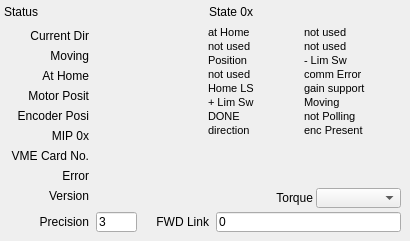
   <widget class="QWidget" name="page_4">
    <widget class="QLabel" name="label_6">
     <property name="geometry">
      <rect>
       <x>4</x>
       <y>4</y>
       <width>57</width>
       <height>15</height>
      </rect>
     </property>
     <property name="text">
      <string>Status</string>
     </property>
    </widget>
    <widget class="QELabel" name="qelabel_10">
     <property name="geometry">
      <rect>
       <x>120</x>
       <y>2</y>
       <width>117</width>
       <height>20</height>
      </rect>
     </property>
     <property name="variable" stdset="0">
      <string>$(P):$(M).STAT</string>
     </property>
     <property name="variableSubstitutions" stdset="0">
      <string>P=PICO,M=m1</string>
     </property>
     <property name="addUnits">
      <bool>false</bool>
     </property>
    </widget>
    <widget class="QLabel" name="label_46">
     <property name="geometry">
      <rect>
       <x>196</x>
       <y>4</y>
       <width>57</width>
       <height>16</height>
      </rect>
     </property>
     <property name="text">
      <string>State 0x</string>
     </property>
     <property name="alignment">
      <set>Qt::AlignRight|Qt::AlignTrailing|Qt::AlignVCenter</set>
     </property>
    </widget>
    <widget class="QELabel" name="qelabel_11">
     <property name="geometry">
      <rect>
       <x>256</x>
       <y>4</y>
       <width>33</width>
       <height>16</height>
      </rect>
     </property>
     <property name="variable" stdset="0">
      <string>$(P):$(M).MSTA</string>
     </property>
     <property name="variableSubstitutions" stdset="0">
      <string>P=PICO,M=m1</string>
     </property>
     <property name="addUnits">
      <bool>false</bool>
     </property>
     <property name="format" stdset="0">
      <enum>QELabel::UnsignedInteger</enum>
     </property>
     <property name="radix">
      <UInt>16</UInt>
     </property>
    </widget>
    <widget class="QLabel" name="label_47">
     <property name="geometry">
      <rect>
       <x>4</x>
       <y>28</y>
       <width>85</width>
       <height>16</height>
      </rect>
     </property>
     <property name="text">
      <string>Current Dir</string>
     </property>
     <property name="alignment">
      <set>Qt::AlignRight|Qt::AlignTrailing|Qt::AlignVCenter</set>
     </property>
    </widget>
    <widget class="QELabel" name="qelabel_12">
     <property name="geometry">
      <rect>
       <x>92</x>
       <y>28</y>
       <width>58</width>
       <height>16</height>
      </rect>
     </property>
     <property name="variable" stdset="0">
      <string>$(P):$(M).TDIR</string>
     </property>
     <property name="variableSubstitutions" stdset="0">
      <string>P=PICO,M=m1</string>
     </property>
     <property name="addUnits">
      <bool>false</bool>
     </property>
     <property name="format" stdset="0">
      <enum>QELabel::Default</enum>
     </property>
     <property name="radix">
      <UInt>10</UInt>
     </property>
    </widget>
    <widget class="QLabel" name="label_48">
     <property name="geometry">
      <rect>
       <x>4</x>
       <y>48</y>
       <width>85</width>
       <height>16</height>
      </rect>
     </property>
     <property name="text">
      <string>Moving</string>
     </property>
     <property name="alignment">
      <set>Qt::AlignRight|Qt::AlignTrailing|Qt::AlignVCenter</set>
     </property>
    </widget>
    <widget class="QELabel" name="qelabel_13">
     <property name="geometry">
      <rect>
       <x>92</x>
       <y>48</y>
       <width>58</width>
       <height>16</height>
      </rect>
     </property>
     <property name="variable" stdset="0">
      <string>$(P):$(M).MOVN</string>
     </property>
     <property name="variableSubstitutions" stdset="0">
      <string>P=PICO,M=m1</string>
     </property>
     <property name="addUnits">
      <bool>false</bool>
     </property>
     <property name="format" stdset="0">
      <enum>QELabel::Default</enum>
     </property>
     <property name="radix">
      <UInt>10</UInt>
     </property>
    </widget>
    <widget class="QLabel" name="label_49">
     <property name="geometry">
      <rect>
       <x>4</x>
       <y>68</y>
       <width>85</width>
       <height>16</height>
      </rect>
     </property>
     <property name="text">
      <string>At Home</string>
     </property>
     <property name="alignment">
      <set>Qt::AlignRight|Qt::AlignTrailing|Qt::AlignVCenter</set>
     </property>
    </widget>
    <widget class="QELabel" name="qelabel_14">
     <property name="geometry">
      <rect>
       <x>92</x>
       <y>68</y>
       <width>58</width>
       <height>16</height>
      </rect>
     </property>
     <property name="variable" stdset="0">
      <string>$(P):$(M).ATHM</string>
     </property>
     <property name="variableSubstitutions" stdset="0">
      <string>P=PICO,M=m1</string>
     </property>
     <property name="addUnits">
      <bool>false</bool>
     </property>
     <property name="format" stdset="0">
      <enum>QELabel::Default</enum>
     </property>
     <property name="radix">
      <UInt>10</UInt>
     </property>
    </widget>
    <widget class="QLabel" name="label_50">
     <property name="geometry">
      <rect>
       <x>4</x>
       <y>88</y>
       <width>85</width>
       <height>16</height>
      </rect>
     </property>
     <property name="text">
      <string>Motor Posit</string>
     </property>
     <property name="alignment">
      <set>Qt::AlignRight|Qt::AlignTrailing|Qt::AlignVCenter</set>
     </property>
    </widget>
    <widget class="QELabel" name="qelabel_15">
     <property name="geometry">
      <rect>
       <x>92</x>
       <y>88</y>
       <width>61</width>
       <height>16</height>
      </rect>
     </property>
     <property name="variable" stdset="0">
      <string>$(P):$(M).RMP</string>
     </property>
     <property name="variableSubstitutions" stdset="0">
      <string>P=PICO,M=m1</string>
     </property>
     <property name="addUnits">
      <bool>false</bool>
     </property>
     <property name="format" stdset="0">
      <enum>QELabel::Default</enum>
     </property>
     <property name="radix">
      <UInt>10</UInt>
     </property>
    </widget>
    <widget class="QLabel" name="label_51">
     <property name="geometry">
      <rect>
       <x>4</x>
       <y>108</y>
       <width>85</width>
       <height>16</height>
      </rect>
     </property>
     <property name="text">
      <string>Encoder Posi</string>
     </property>
     <property name="alignment">
      <set>Qt::AlignRight|Qt::AlignTrailing|Qt::AlignVCenter</set>
     </property>
    </widget>
    <widget class="QELabel" name="qelabel_16">
     <property name="geometry">
      <rect>
       <x>92</x>
       <y>108</y>
       <width>58</width>
       <height>16</height>
      </rect>
     </property>
     <property name="variable" stdset="0">
      <string>$(P):$(M).REP</string>
     </property>
     <property name="variableSubstitutions" stdset="0">
      <string>P=PICO,M=m1</string>
     </property>
     <property name="addUnits">
      <bool>false</bool>
     </property>
     <property name="format" stdset="0">
      <enum>QELabel::Default</enum>
     </property>
     <property name="radix">
      <UInt>10</UInt>
     </property>
    </widget>
    <widget class="QLabel" name="label_52">
     <property name="geometry">
      <rect>
       <x>4</x>
       <y>128</y>
       <width>85</width>
       <height>16</height>
      </rect>
     </property>
     <property name="text">
      <string>MIP 0x</string>
     </property>
     <property name="alignment">
      <set>Qt::AlignRight|Qt::AlignTrailing|Qt::AlignVCenter</set>
     </property>
    </widget>
    <widget class="QELabel" name="qelabel_17">
     <property name="geometry">
      <rect>
       <x>92</x>
       <y>128</y>
       <width>58</width>
       <height>16</height>
      </rect>
     </property>
     <property name="variable" stdset="0">
      <string>$(P):$(M).MIP</string>
     </property>
     <property name="variableSubstitutions" stdset="0">
      <string>P=PICO,M=m1</string>
     </property>
     <property name="addUnits">
      <bool>false</bool>
     </property>
     <property name="format" stdset="0">
      <enum>QELabel::UnsignedInteger</enum>
     </property>
     <property name="radix">
      <UInt>16</UInt>
     </property>
    </widget>
    <widget class="QLabel" name="label_53">
     <property name="geometry">
      <rect>
       <x>4</x>
       <y>148</y>
       <width>85</width>
       <height>16</height>
      </rect>
     </property>
     <property name="text">
      <string>VME Card No.</string>
     </property>
     <property name="alignment">
      <set>Qt::AlignRight|Qt::AlignTrailing|Qt::AlignVCenter</set>
     </property>
    </widget>
    <widget class="QELabel" name="qelabel_18">
     <property name="geometry">
      <rect>
       <x>92</x>
       <y>148</y>
       <width>58</width>
       <height>16</height>
      </rect>
     </property>
     <property name="variable" stdset="0">
      <string>$(P):$(M).CARD</string>
     </property>
     <property name="variableSubstitutions" stdset="0">
      <string>P=PICO,M=m1</string>
     </property>
     <property name="addUnits">
      <bool>false</bool>
     </property>
     <property name="format" stdset="0">
      <enum>QELabel::Default</enum>
     </property>
     <property name="radix">
      <UInt>10</UInt>
     </property>
    </widget>
    <widget class="QLabel" name="label_54">
     <property name="geometry">
      <rect>
       <x>4</x>
       <y>168</y>
       <width>85</width>
       <height>16</height>
      </rect>
     </property>
     <property name="text">
      <string>Error</string>
     </property>
     <property name="alignment">
      <set>Qt::AlignRight|Qt::AlignTrailing|Qt::AlignVCenter</set>
     </property>
    </widget>
    <widget class="QELabel" name="qelabel_19">
     <property name="geometry">
      <rect>
       <x>92</x>
       <y>168</y>
       <width>58</width>
       <height>16</height>
      </rect>
     </property>
     <property name="variable" stdset="0">
      <string>$(P):$(M).DIFF</string>
     </property>
     <property name="variableSubstitutions" stdset="0">
      <string>P=PICO,M=m1</string>
     </property>
     <property name="addUnits">
      <bool>false</bool>
     </property>
     <property name="format" stdset="0">
      <enum>QELabel::Default</enum>
     </property>
     <property name="radix">
      <UInt>10</UInt>
     </property>
    </widget>
    <widget class="QELabel" name="qelabel_20">
     <property name="geometry">
      <rect>
       <x>92</x>
       <y>188</y>
       <width>58</width>
       <height>16</height>
      </rect>
     </property>
     <property name="variable" stdset="0">
      <string>$(P):$(M).VERS</string>
     </property>
     <property name="variableSubstitutions" stdset="0">
      <string>P=PICO,M=m1</string>
     </property>
     <property name="addUnits">
      <bool>false</bool>
     </property>
     <property name="format" stdset="0">
      <enum>QELabel::Default</enum>
     </property>
     <property name="radix">
      <UInt>10</UInt>
     </property>
    </widget>
    <widget class="QLabel" name="label_55">
     <property name="geometry">
      <rect>
       <x>4</x>
       <y>188</y>
       <width>85</width>
       <height>16</height>
      </rect>
     </property>
     <property name="text">
      <string>Version</string>
     </property>
     <property name="alignment">
      <set>Qt::AlignRight|Qt::AlignTrailing|Qt::AlignVCenter</set>
     </property>
    </widget>
    <widget class="QLabel" name="label_56">
     <property name="geometry">
      <rect>
       <x>4</x>
       <y>212</y>
       <width>85</width>
       <height>20</height>
      </rect>
     </property>
     <property name="text">
      <string>Precision</string>
     </property>
     <property name="alignment">
      <set>Qt::AlignRight|Qt::AlignTrailing|Qt::AlignVCenter</set>
     </property>
    </widget>
    <widget class="QELineEdit" name="qelineedit_29">
     <property name="geometry">
      <rect>
       <x>96</x>
       <y>212</y>
       <width>41</width>
       <height>20</height>
      </rect>
     </property>
     <property name="text">
      <string>3</string>
     </property>
     <property name="variable" stdset="0">
      <string>$(P):$(M).PREC</string>
     </property>
     <property name="variableSubstitutions" stdset="0">
      <string>P=PICO,M=m1</string>
     </property>
     <property name="addUnits">
      <bool>false</bool>
     </property>
    </widget>
    <widget class="QELineEdit" name="qelineedit_30">
     <property name="geometry">
      <rect>
       <x>216</x>
       <y>212</y>
       <width>185</width>
       <height>20</height>
      </rect>
     </property>
     <property name="text">
      <string>0</string>
     </property>
     <property name="variable" stdset="0">
      <string>$(P):$(M).FLNK</string>
     </property>
     <property name="variableSubstitutions" stdset="0">
      <string>P=PICO,M=m1</string>
     </property>
     <property name="addUnits">
      <bool>false</bool>
     </property>
    </widget>
    <widget class="QLabel" name="label_57">
     <property name="geometry">
      <rect>
       <x>148</x>
       <y>212</y>
       <width>61</width>
       <height>20</height>
      </rect>
     </property>
     <property name="text">
      <string>FWD Link</string>
     </property>
     <property name="alignment">
      <set>Qt::AlignRight|Qt::AlignTrailing|Qt::AlignVCenter</set>
     </property>
    </widget>
    <widget class="QLabel" name="label_58">
     <property name="geometry">
      <rect>
       <x>268</x>
       <y>188</y>
       <width>45</width>
       <height>20</height>
      </rect>
     </property>
     <property name="text">
      <string>Torque</string>
     </property>
     <property name="alignment">
      <set>Qt::AlignRight|Qt::AlignTrailing|Qt::AlignVCenter</set>
     </property>
    </widget>
    <widget class="QEComboBox" name="qecombobox_5">
     <property name="geometry">
      <rect>
       <x>316</x>
       <y>188</y>
       <width>85</width>
       <height>20</height>
      </rect>
     </property>
     <property name="variable" stdset="0">
      <string>$(P):$(M).CNEN</string>
     </property>
     <property name="variableSubstitutions" stdset="0">
      <string>P=PICO,M=m1</string>
     </property>
    </widget>
    <widget class="QLabel" name="label_65">
     <property name="geometry">
      <rect>
       <x>208</x>
       <y>26</y>
       <width>57</width>
       <height>12</height>
      </rect>
     </property>
     <property name="sizePolicy">
      <sizepolicy hsizetype="Fixed" vsizetype="Fixed">
       <horstretch>0</horstretch>
       <verstretch>0</verstretch>
      </sizepolicy>
     </property>
     <property name="font">
      <font>
       <pointsize>8</pointsize>
      </font>
     </property>
     <property name="text">
      <string>at Home</string>
     </property>
    </widget>
    <widget class="QLabel" name="label_70">
     <property name="geometry">
      <rect>
       <x>208</x>
       <y>124</y>
       <width>57</width>
       <height>12</height>
      </rect>
     </property>
     <property name="sizePolicy">
      <sizepolicy hsizetype="Fixed" vsizetype="Fixed">
       <horstretch>0</horstretch>
       <verstretch>0</verstretch>
      </sizepolicy>
     </property>
     <property name="font">
      <font>
       <pointsize>8</pointsize>
      </font>
     </property>
     <property name="text">
      <string>direction</string>
     </property>
    </widget>
    <widget class="QLabel" name="label_72">
     <property name="geometry">
      <rect>
       <x>208</x>
       <y>110</y>
       <width>57</width>
       <height>12</height>
      </rect>
     </property>
     <property name="sizePolicy">
      <sizepolicy hsizetype="Fixed" vsizetype="Fixed">
       <horstretch>0</horstretch>
       <verstretch>0</verstretch>
      </sizepolicy>
     </property>
     <property name="font">
      <font>
       <pointsize>8</pointsize>
      </font>
     </property>
     <property name="text">
      <string>DONE</string>
     </property>
    </widget>
    <widget class="QLabel" name="label_74">
     <property name="geometry">
      <rect>
       <x>208</x>
       <y>82</y>
       <width>57</width>
       <height>12</height>
      </rect>
     </property>
     <property name="sizePolicy">
      <sizepolicy hsizetype="Fixed" vsizetype="Fixed">
       <horstretch>0</horstretch>
       <verstretch>0</verstretch>
      </sizepolicy>
     </property>
     <property name="font">
      <font>
       <pointsize>8</pointsize>
      </font>
     </property>
     <property name="text">
      <string>Home LS</string>
     </property>
    </widget>
    <widget class="QLabel" name="label_76">
     <property name="geometry">
      <rect>
       <x>208</x>
       <y>68</y>
       <width>57</width>
       <height>12</height>
      </rect>
     </property>
     <property name="sizePolicy">
      <sizepolicy hsizetype="Fixed" vsizetype="Fixed">
       <horstretch>0</horstretch>
       <verstretch>0</verstretch>
      </sizepolicy>
     </property>
     <property name="font">
      <font>
       <pointsize>8</pointsize>
      </font>
     </property>
     <property name="text">
      <string>not used</string>
     </property>
    </widget>
    <widget class="QLabel" name="label_77">
     <property name="geometry">
      <rect>
       <x>208</x>
       <y>54</y>
       <width>57</width>
       <height>12</height>
      </rect>
     </property>
     <property name="sizePolicy">
      <sizepolicy hsizetype="Fixed" vsizetype="Fixed">
       <horstretch>0</horstretch>
       <verstretch>0</verstretch>
      </sizepolicy>
     </property>
     <property name="font">
      <font>
       <pointsize>8</pointsize>
      </font>
     </property>
     <property name="text">
      <string>Position</string>
     </property>
    </widget>
    <widget class="QLabel" name="label_78">
     <property name="geometry">
      <rect>
       <x>208</x>
       <y>40</y>
       <width>57</width>
       <height>12</height>
      </rect>
     </property>
     <property name="sizePolicy">
      <sizepolicy hsizetype="Fixed" vsizetype="Fixed">
       <horstretch>0</horstretch>
       <verstretch>0</verstretch>
      </sizepolicy>
     </property>
     <property name="font">
      <font>
       <pointsize>8</pointsize>
      </font>
     </property>
     <property name="text">
      <string>not used</string>
     </property>
    </widget>
    <widget class="QLabel" name="label_66">
     <property name="geometry">
      <rect>
       <x>304</x>
       <y>26</y>
       <width>57</width>
       <height>12</height>
      </rect>
     </property>
     <property name="font">
      <font>
       <pointsize>8</pointsize>
      </font>
     </property>
     <property name="text">
      <string>not used</string>
     </property>
    </widget>
    <widget class="QLabel" name="label_79">
     <property name="geometry">
      <rect>
       <x>304</x>
       <y>110</y>
       <width>60</width>
       <height>12</height>
      </rect>
     </property>
     <property name="font">
      <font>
       <pointsize>8</pointsize>
      </font>
     </property>
     <property name="text">
      <string>not Polling</string>
     </property>
    </widget>
    <widget class="QLabel" name="label_71">
     <property name="geometry">
      <rect>
       <x>304</x>
       <y>124</y>
       <width>72</width>
       <height>12</height>
      </rect>
     </property>
     <property name="font">
      <font>
       <pointsize>8</pointsize>
      </font>
     </property>
     <property name="text">
      <string>enc Present</string>
     </property>
    </widget>
    <widget class="QLabel" name="label_80">
     <property name="geometry">
      <rect>
       <x>304</x>
       <y>96</y>
       <width>57</width>
       <height>12</height>
      </rect>
     </property>
     <property name="font">
      <font>
       <pointsize>8</pointsize>
      </font>
     </property>
     <property name="text">
      <string>Moving</string>
     </property>
    </widget>
    <widget class="QLabel" name="label_81">
     <property name="geometry">
      <rect>
       <x>304</x>
       <y>68</y>
       <width>72</width>
       <height>12</height>
      </rect>
     </property>
     <property name="font">
      <font>
       <pointsize>8</pointsize>
      </font>
     </property>
     <property name="text">
      <string>comm Error</string>
     </property>
    </widget>
    <widget class="QLabel" name="label_82">
     <property name="geometry">
      <rect>
       <x>304</x>
       <y>54</y>
       <width>57</width>
       <height>12</height>
      </rect>
     </property>
     <property name="font">
      <font>
       <pointsize>8</pointsize>
      </font>
     </property>
     <property name="text">
      <string>- Lim Sw</string>
     </property>
    </widget>
    <widget class="QLabel" name="label_83">
     <property name="geometry">
      <rect>
       <x>304</x>
       <y>82</y>
       <width>80</width>
       <height>12</height>
      </rect>
     </property>
     <property name="font">
      <font>
       <pointsize>8</pointsize>
      </font>
     </property>
     <property name="text">
      <string>gain support</string>
     </property>
    </widget>
    <widget class="QLabel" name="label_84">
     <property name="geometry">
      <rect>
       <x>304</x>
       <y>40</y>
       <width>57</width>
       <height>12</height>
      </rect>
     </property>
     <property name="font">
      <font>
       <pointsize>8</pointsize>
      </font>
     </property>
     <property name="text">
      <string>not used</string>
     </property>
    </widget>
    <widget class="QLabel" name="label_75">
     <property name="geometry">
      <rect>
       <x>208</x>
       <y>96</y>
       <width>57</width>
       <height>12</height>
      </rect>
     </property>
     <property name="sizePolicy">
      <sizepolicy hsizetype="Fixed" vsizetype="Fixed">
       <horstretch>0</horstretch>
       <verstretch>0</verstretch>
      </sizepolicy>
     </property>
     <property name="font">
      <font>
       <pointsize>8</pointsize>
      </font>
     </property>
     <property name="text">
      <string>+ Lim Sw</string>
     </property>
    </widget>
    <widget class="QEBitStatus" name="qebitstatus">
     <property name="geometry">
      <rect>
       <x>188</x>
       <y>24</y>
       <width>16</width>
       <height>114</height>
      </rect>
     </property>
     <property name="Orientation">
      <enum>QBitStatus::LSB_On_Bottom</enum>
     </property>
     <property name="variable" stdset="0">
      <string>$P):$(M).MSTA</string>
     </property>
     <property name="variableSubstitutions" stdset="0">
      <string>P=PICO,M=m1</string>
     </property>
    </widget>
    <widget class="QEBitStatus" name="qebitstatus_2">
     <property name="geometry">
      <rect>
       <x>284</x>
       <y>24</y>
       <width>16</width>
       <height>114</height>
      </rect>
     </property>
     <property name="shift">
      <number>8</number>
     </property>
     <property name="Orientation">
      <enum>QBitStatus::LSB_On_Bottom</enum>
     </property>
     <property name="variable" stdset="0">
      <string>$(P):$(M).MSTA</string>
     </property>
     <property name="variableSubstitutions" stdset="0">
      <string>P=PICO,M=m1</string>
     </property>
    </widget>
   </widget>
